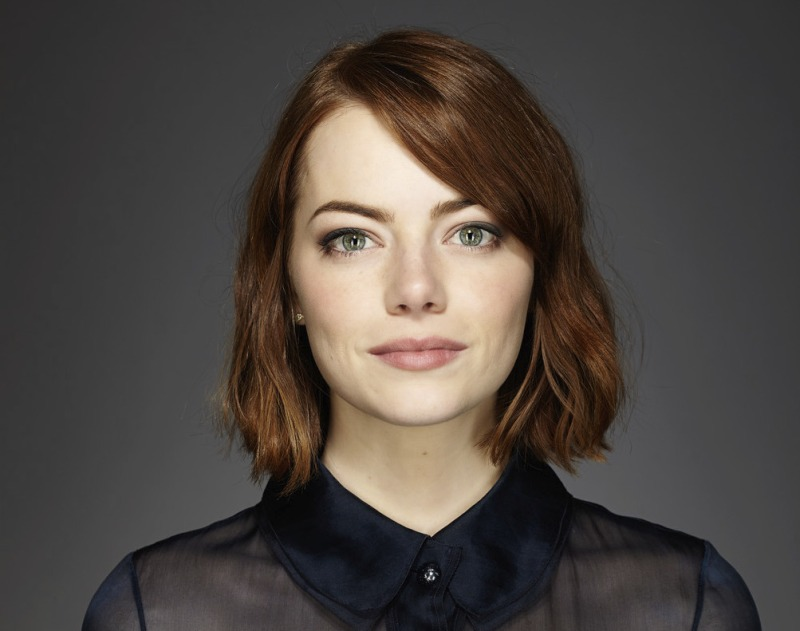
#> input picture haarcascade/emma.jpg, 800 x 631 px, found by its file name
$ python haarcas.py
#> lines starting #> are read from the running program, lines starting #| are printed output that depends on the picture; after the words box and inside, x2 and y2 are one past the last pixel; in counts of white or black regions, pixels touching at a corner belong together
import cv2
import numpy as np


img =cv2.imread("D:\\1pyt\\opencvtraining\\haarcascade\\emma.jpg")
#> img is the input picture: shape (631, 800, 3); mean B, G, R 65.2, 70.2, 77.1
face_cas=cv2.CascadeClassifier("D:\\1pyt\\opencvtraining\\haarcascade\\haarcascades\\haarcascade_frontalface_alt.xml")
gry=cv2.cvtColor(img,cv2.COLOR_BGR2GRAY)
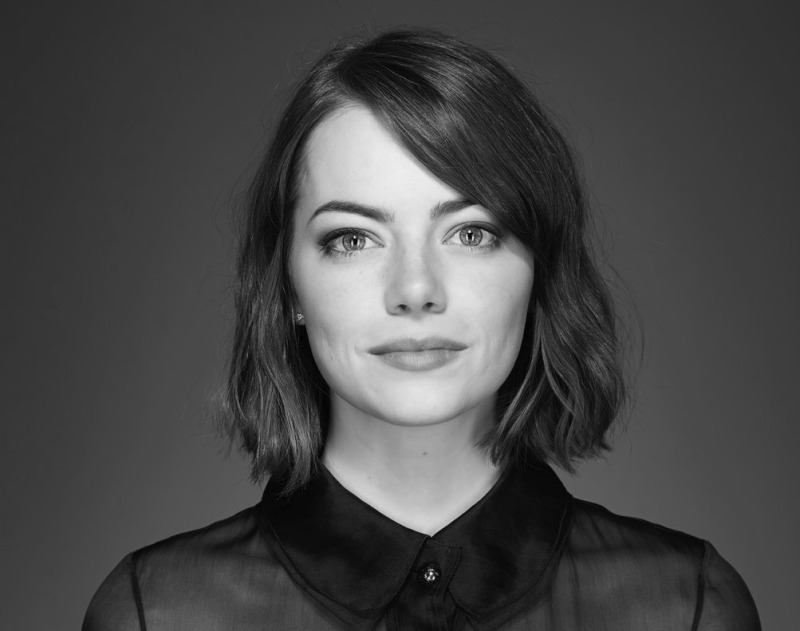
#> gry: shape (631, 800); min 1, max 241, mean 71.7

faces=face_cas.detectMultiScale(gry,1.3,3)
#> faces = [[262, 128, 290, 290]]

for (x,y,w,h) in faces:
    cv2.rectangle(img,(x,y),(x+w,y+h),(0,255,0),2)
#> this loop made 1 pass
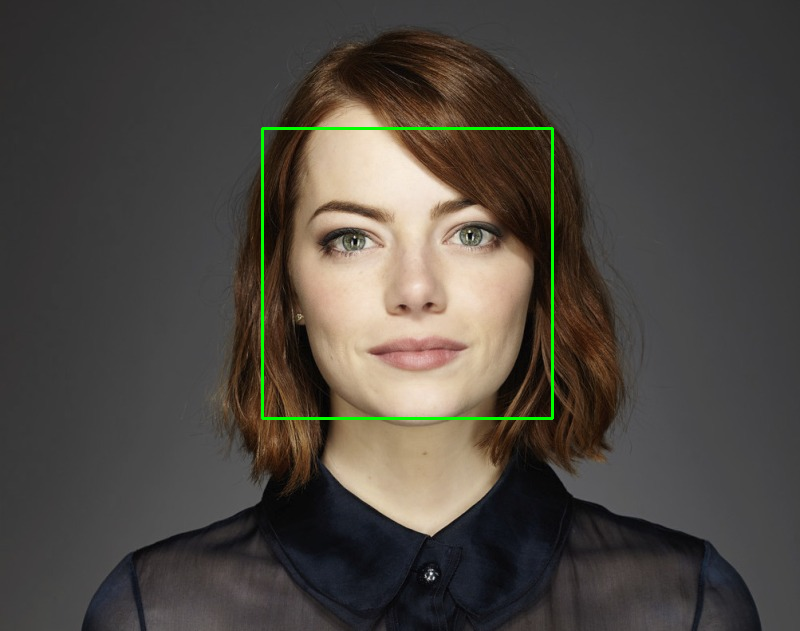
#> img: shape (631, 800, 3); 0.69% of pixels changed, all inside (x1, y1, x2, y2) = (261, 127, 554, 420)


cv2.imshow("res",img)
cv2.imwrite("haarcascade/foundfac.png",img)
cv2.waitKey(0)
cv2.destroyAllWindows()
